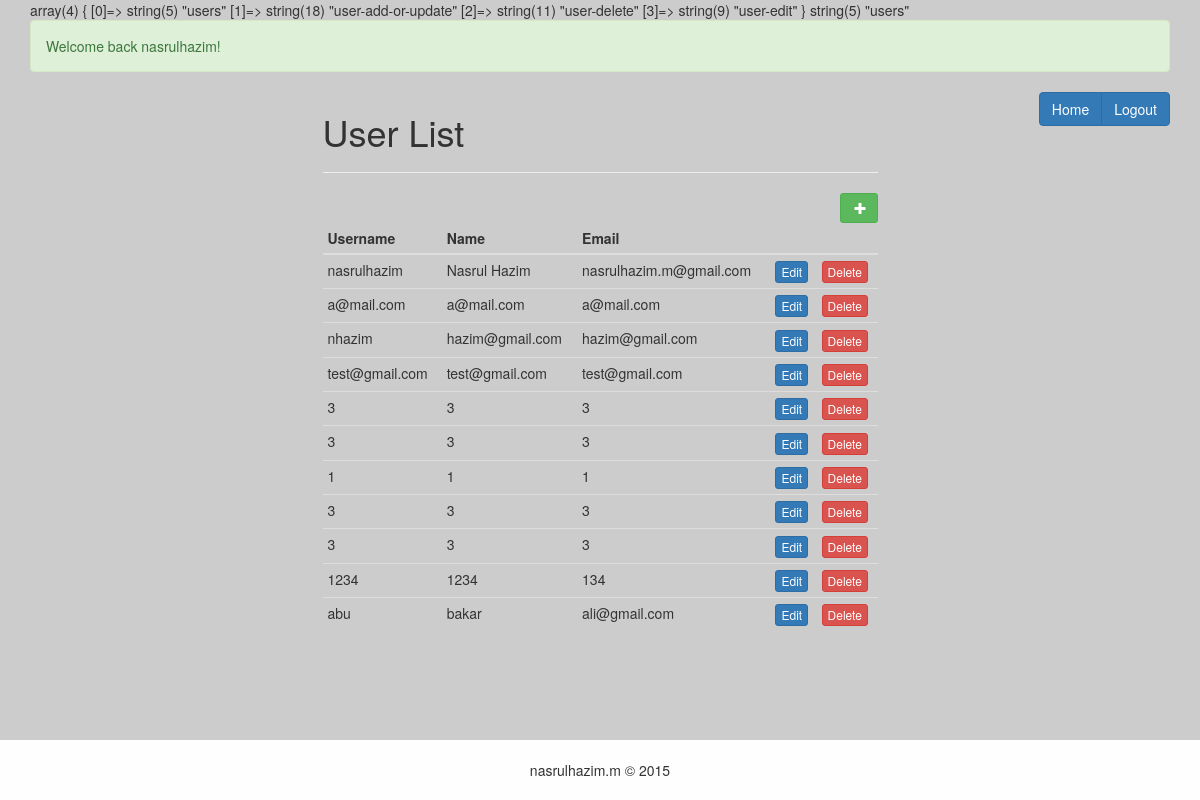
Page /users.php (signed in) on the committed database.
### tables this page shows
CREATE TABLE `users` (
  `id` int(11) unsigned NOT NULL AUTO_INCREMENT,
  `role_id` int(11) unsigned NOT NULL,
  `race_id` int(11) unsigned NOT NULL,
  `username` varchar(255) DEFAULT NULL,
  `name` varchar(255) DEFAULT NULL,
  `password` varchar(255) DEFAULT NULL COMMENT 'please encrypt password using md5',
  `email` varchar(255) DEFAULT NULL,
  `created_at` datetime DEFAULT NULL,
  `updated_at` datetime DEFAULT NULL,
  PRIMARY KEY (`id`,`role_id`,`race_id`)
);

### _include_.php (called while the page is built, shortened)
<?php
require_once 'config/database.php';
require_once 'utils/query.php';
require_once 'utils/helpers.php';
require_once 'utils/message.php';
require_once 'templates/header.php';

### utils/query.php (called while the page is built, shortened)
<?php
function fetchAll($query) {
	global $conn;
	$sth = $conn->prepare($query);
	$sth->execute();
	return $sth->fetchAll();
}

### users.php (the view, shortened to what this page needs)
<?php
  require_once '_include_.php';
  $page_name = str_replace(ROOT_DIR . DS,'',str_replace('.php','',__FILE__));
  $page_list = $acl[$_SESSION['user']['role_id']];
  var_dump($page_list);
  var_dump($page_name);
  $users = fetchAll('select * from users');
?>
  <div class="btn-group pull-right">
    <a href="dashboard.php" class="btn btn-primary">Home</a>
    <a href="logout.php" class="btn btn-primary" >Logout</a>
  </div>
<div class="row">
	<div class="col-xs-12 col-sm-12 col-md-6 col-lg-6 col-md-offset-3 col-lg-offset-3">
		<hr>
		<a href="user-add-or-update.php" class="btn btn-success btn-sm pull-right">&nbsp;<span class="glyphicon glyphicon-plus" aria-hidden="true"></span></a>
		<table class="table table-hover table-condensed">
			<thead>
				<tr>
					<th>Username</th>
					<th>Name</th>
					<th>Email</th>
					<th>&nbsp;</th>
					<th>&nbsp;</th>
				</tr>
			</thead>
			<tbody>
				<?php foreach ($users as $key => $value): ?>
					<tr>
						<td><?= $value['username']; ?></td>
						<td><?= $value['name']; ?></td>
						<td><?= $value['email']; ?></td>
						<td><a class="btn btn-primary btn-xs" href="user-add-or-update.php?id=<?= $value['id']; ?>">Edit</a></td>
						<td><div class="btn btn-danger btn-xs" onclick="confirm_delete(<?= $value['id']; ?>);">Delete</div></td>
					</tr>
				<?php endforeach ?>
			</tbody>
		</table>
	</div>
</div>
<?php require_once 'templates/footer.php'; ?>

### templates/header.php (shortened to what this page needs)
<!DOCTYPE html>
<html lang="en">
  <head>
    <link href="css/bootstrap.min.css" rel="stylesheet">
	<link href="css/style.css" rel="stylesheet">
  </head>
  <body>
    <div class="container">

### utils/message.php (shortened to what this page needs)
<?php
function message() {
    if(isset($_SESSION['message'])) {
        if(isset($_SESSION['auth']) && $_SESSION['auth'] == false)  {
            unset($_SESSION['auth']);
            e($_SESSION['message'], 'div', array('class' => 'alert alert-danger'));
        } else if(isset($_SESSION['auth']) && $_SESSION['auth'] == true)  {
            e($_SESSION['message'], 'div', array('class' => 'alert alert-success'));
        } else {
            e($_SESSION['message'], 'div', array('class' => 'alert alert-info'));
        }
    }
}
?>

### utils/helpers.php (shortened to what this page needs)
<?php
function e($string, $element, $attributes = array(), $return = false) {
	$attribute_string = '';
	if(!empty($attributes)) {
		foreach ($attributes as $key => $value) {
			$attribute_string .= $key . '="' . $value . '" ';
		}
	}
	$return_value = '<'.$element.' '.$attribute_string.'>'.$string.'</'.$element.'>';
	if($return == true) {
		return $return_value;
	} else {
		echo $return_value;
	}
}

### templates/footer.php (shortened to what this page needs)
	</div>
	<footer>
		<center>nasrulhazim.m &copy; <?= date('Y'); ?></center>
	</footer>
  </body>
</html>

### css/style.css (style rules this page uses)
body { background: #ccc; }
footer { position: absolute; bottom: 0; left: 0; height: 60px; background-color: #fefefe; width: 100%; text-align: center; padding-top: 20px; }

### rows in the picture
users: username "nasrulhazim", name "Nasrul Hazim", email "nasrulhazim.m@gmail.com"
users: username "a@mail.com", name "a@mail.com", email "a@mail.com"
users: username "nhazim", name "hazim@gmail.com", email "hazim@gmail.com"
users: username "test@gmail.com", name "test@gmail.com", email "test@gmail.com"
users: username "3", name "3", email "3"
users: username "3", name "3", email "3"
users: username "1", name "1", email "1"
users: username "3", name "3", email "3"
users: username "3", name "3", email "3"
users: username "1234", name "1234", email "134"
users: username "abu", name "bakar", email "ali@gmail.com"

### other values in the picture
$return_value "Welcome back nasrulhazim! User List"
